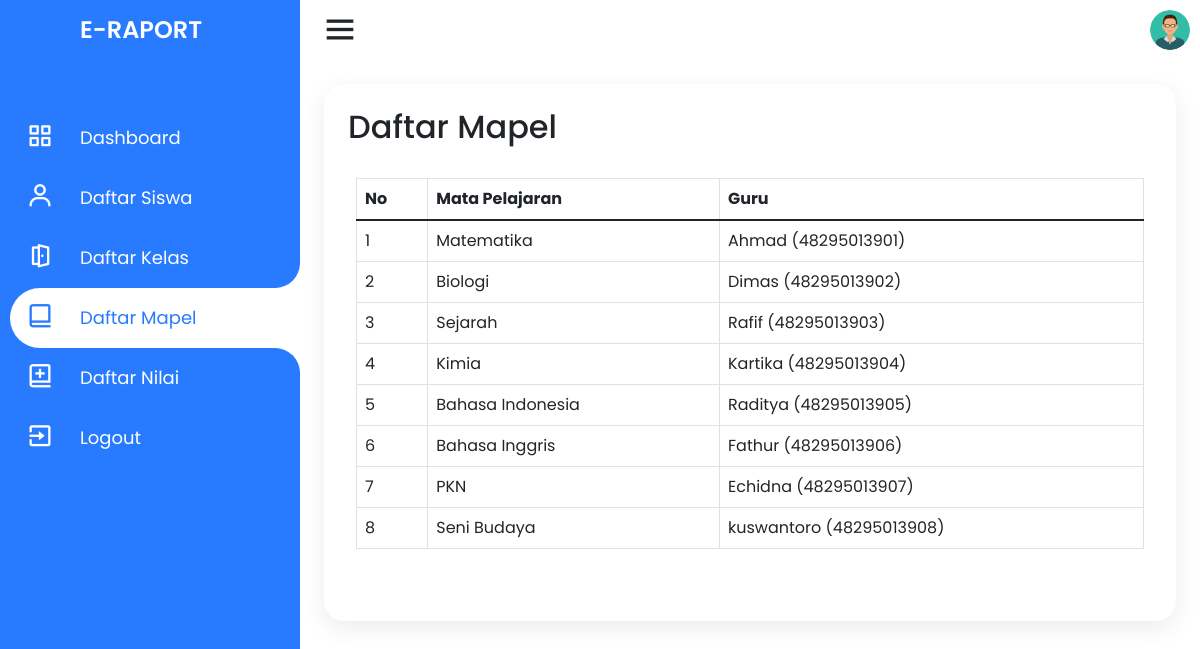
Page /guru/daftar-mapel.php (signed in) on the committed database.
### tables this page shows
CREATE TABLE `mata_pelajaran` (
  `id_mapel` int(11) NOT NULL,
  `nama_mapel` varchar(50) NOT NULL,
  `nip` varchar(11) DEFAULT NULL
);

CREATE TABLE `guru` (
  `nip` varchar(11) NOT NULL,
  `nama_guru` varchar(50) NOT NULL,
  `jenis_kelamin` enum('Laki-laki','Perempuan') NOT NULL,
  `alamat` text NOT NULL,
  `email` varchar(30) NOT NULL,
  `no_telp` varchar(14) NOT NULL,
  `agama` enum('Islam','Kristen','Katolik','Hindu','Buddha','Konghuchu') NOT NULL,
  `status` varchar(20) NOT NULL,
  `tanggal_lahir` date NOT NULL,
  `password` varchar(255) NOT NULL
);

### model/mapel.php (called while the page is built, shortened)
<?php
require_once dirname(__FILE__) . '/../connection.php';
class Mapel
{
    public function get_daftar_mapel($limitoffset = "")
    {
        global $conn;
        if (strlen($limitoffset) > 0) {
            $query_limit = $limitoffset;
        } else {
            $query_limit = "";
        }
        $query = "SELECT id_mapel, nama_mapel, mata_pelajaran.nip, nama_guru FROM mata_pelajaran INNER JOIN guru ON mata_pelajaran.nip = guru.nip $query_limit";
        $result = $conn->query($query);
        if ($result) {
            return $result;
        } else {
            return false;
        }
    }
}

### guru/daftar-mapel.php (the view, shortened to what this page needs)
<?php
require_once dirname(__FILE__) . '/../connection.php';
require_once dirname(__FILE__) . '/../model/mapel.php';
$login_as = $_SESSION['login_as'];
$mapel = new Mapel();
if (!isset($_GET['p'])) {
    $page_no = 1;
} else {
    $page_no = $_GET['p'];
}
$records_per_page = 10;
$offset = ($page_no - 1) * $records_per_page;
?>
<!DOCTYPE html>
<html lang="en" dir="ltr">
<head>
    <link rel="stylesheet" href="style.css">
    <link href='https://unpkg.com/boxicons@2.0.7/css/boxicons.min.css' rel='stylesheet'>
    <link href="https://cdn.jsdelivr.net/npm/bootstrap@5.1.3/dist/css/bootstrap.min.css" rel="stylesheet">
    <link rel="stylesheet" href="../assets/css/style.css">
</head>
<body>
    <div class="container">
        <div class="navigation">
            <ul>
                <li>
                    <a href="#">
                        <span class="icon"></span>
                        <h1 class="title">E-Raport</h1>
                    </a>
                </li>
                <li>
                    <a href="index">
                        <span class="icon"><i class='bx bx-grid-alt'></i></span>
                        <span class="title">Dashboard</span>
                    </a>
                </li>
                <li>
                    <a href="daftar-siswa">
                        <span class="icon"><i class='bx bx-user'></i></span>
                        <span class="title">Daftar Siswa</span>
                    </a>
                </li>
                <li>
                    <a href="daftar-kelas">
                        <span class="icon"><i class='bx bx-door-open'></i></span>
                        <span class="title">Daftar Kelas</span>
                    </a>
                </li>
                <li class="hovered">
                    <a href="daftar-mapel">
                        <span class="icon"><i class='bx bx-book-alt'></i></span>
                        <span class="title">Daftar Mapel</span>
                    </a>
                </li>
                <li>
                    <a href="daftar-nilai">
                        <span class="icon"><i class='bx bx-book-add'></i></span>
                        <span class="title">Daftar Nilai</span>
                    </a>
                </li>
                <li>
                    <a href="../logout">
                        <span class="icon"><i class='bx bx-exit'></i></span>
                        <span class="title">Logout</span>
                    </a>
                </li>
            </ul>
        </div>
    </div>
    <div class="main">
        <div class="topbar">
            <div class="toggle">
                <i class='bx bx-menu'></i>
            </div>
            <div class="user">
                                <?php
                if ($login_as == "siswa") {
                    $pp = "../assets/img/pp/std.png";
                } elseif ($login_as == "guru") {
                    $pp = "../assets/img/pp/guru.png";
                } elseif ($login_as == "admin") {
                    $pp = "../assets/img/pp/admin.png";
                }
                ?>
                <img src="<?php echo $pp; ?>" alt="user">
            </div>
        </div>
        <div class="konten">
            <h2 class="konten_title">
                Daftar Mapel
            </h2>
            <div class="konten_isi">
                <div class="konten_table table-responsive">
                    <table class="table table-bordered">
                        <thead>
                            <tr>
                                <th>No</th>
                                <th>Mata Pelajaran</th>
                                <th>Guru</th>
                            </tr>
                        </thead>
                        <tbody>
                            <?php
                            $result_mapel = $mapel->get_daftar_mapel("LIMIT $records_per_page OFFSET $offset");
                            if ($result_mapel && $result_mapel->num_rows > 0) {
                                $no = 1;
                                while ($row = $result_mapel->fetch_assoc()) {
                                    $nama_mapel = $row['nama_mapel'];
                                    $guru_mapel = $row['nama_guru'];
                                    $nip_guru_mapel = $row['nip'];
                                    echo "
                                    <tr>
                                        <td>$no</td>
                                        <td>$nama_mapel</td>
                                        <td>$guru_mapel ($nip_guru_mapel)</td>
                                    </tr>
                                    ";
                                    $no++;
                                }
                            }
                            ?>
                        </tbody>
                    </table>
                </div>
            </div>
        </div>
</body>
</html>

### assets/css/style.css (style rules this page uses)
* { margin: 0; padding: 0; box-sizing: border-box; font-family: 'Poppins', sans-serif; }
dl, ol, ul { padding: 0; margin: 0; }
:root { --blue: #287bff; --white: #fff; --grey: #f5f5f5; --black1: #222; --black2: #999; --pad-sm: 8px; --pad-md: 16px; --pad-lg: 24px; --pad-xl: 32px; --pad-xxl: 64px; }
body { min-height: 100vh; overflow-x: hidden; }
.container { position: relative; width: 100%; max-width: none; }
.navigation { left: 0; position: fixed; width: 300px; height: 100%; background: var(--blue); border-left: 10px solid var(--blue); transition: .5s; overflow: hidden; padding: 0; margin: 0; }
.navigation ul { position: absolute; top: 0; left: 0; width: 100%; }
.navigation ul li { position: relative; width: 100%; list-style: none; border-top-left-radius: 30px; border-bottom-left-radius: 30px; }
.navigation ul li:hover, .navigation ul li.hovered { background: var(--white); }
.navigation ul li:nth-child(1) { margin-bottom: 40px; pointer-events: none; }
.navigation ul li a { position: relative; display: block; width: 100%; display: flex; text-decoration: none; color: var(--white); }
.navigation ul li:hover a, .navigation ul li.hovered a { color: var(--blue); }
.navigation ul li a .icon { position: relative; display: block; min-width: 60px; height: 60px; line-height: 70px; text-align: center; }
.navigation ul li a .icon .bx { font-size: 1.75em; }
.navigation ul li a .title { position: relative; display: block; padding: 0 10px; height: 60px; line-height: 60px; text-align: start; white-space: nowrap; font-size: 18px; }
.navigation ul li h1 { text-transform: uppercase; font-weight: 600; font-size: 24px !important; }
.navigation ul li:hover a::before, .navigation ul li.hovered a::before { content: ''; position: absolute; right: 0; top: -50px; width: 50px; height: 50px; border-radius: 50%; box-shadow: 35px 35px 0 10px var(--white); pointer-events: none; }
.navigation ul li:hover a::after, .navigation ul li.hovered a::after { content: ''; position: absolute; right: 0; bottom: -50px; width: 50px; height: 50px; border-radius: 50%; box-shadow: 35px -35px 0 10px var(--white); pointer-events: none; }
.main { position: absolute; width: calc(100% - 300px); left: 300px; min-height: 100vh; background: var(--white); transition: .5s; }
.topbar { width: 100%; height: 60px; display: flex; justify-content: space-between; align-items: center; padding: 0 10px; }
.toggle { position: relative; width: 60px; height: 60px; display: flex; justify-content: center; align-items: center; font-size: 2.5em; cursor: pointer; }
.user { position: relative; width: 40px; height: 40px; border-radius: 50%; overflow: hidden; cursor: pointer; }
.user img { position: absolute; top: 0; left: 0; width: 100%; height: auto; object-fit: cover; }
.konten { display: block; padding: var(--pad-lg); margin: var(--pad-lg); position: relative; background: var(--white); border-radius: 20px; box-shadow: 0 7px 25px rgba(0, 0, 0, 0.08); border: none; overflow: hidden; }
.konten .konten_isi { overflow: hidden; padding: var(--pad-sm); }
.konten .konten_title, .konten .konten_isi .konten_pengaturan, .konten .konten_isi .konten_table, .konten .konten_isi .konten_nav { margin-bottom: var(--pad-lg); }

### guru/daftar-mapel.php (style rules this page uses)
.navigation { transform: translateX(-100%); animation: slideIn 0.8s forwards; }
.konten { opacity: 0; animation: fadeIn 1s 0.8s forwards; }
.navigation ul li a { transition: background-color 0.3s, padding-left 0.3s; }

### rows in the picture
mata_pelajaran: nama_mapel "Matematika", nip.nama_guru "Ahmad", nip "48295013901"
mata_pelajaran: nama_mapel "Biologi", nip.nama_guru "Dimas", nip "48295013902"
mata_pelajaran: nama_mapel "Sejarah", nip.nama_guru "Rafif", nip "48295013903"
mata_pelajaran: nama_mapel "Kimia", nip.nama_guru "Kartika", nip "48295013904"
mata_pelajaran: nama_mapel "Bahasa Indonesia", nip.nama_guru "Raditya", nip "48295013905"
mata_pelajaran: nama_mapel "Bahasa Inggris", nip.nama_guru "Fathur", nip "48295013906"
mata_pelajaran: nama_mapel "PKN", nip.nama_guru "Echidna", nip "48295013907"
mata_pelajaran: nama_mapel "Seni Budaya", nip.nama_guru "kuswantoro", nip "48295013908"
